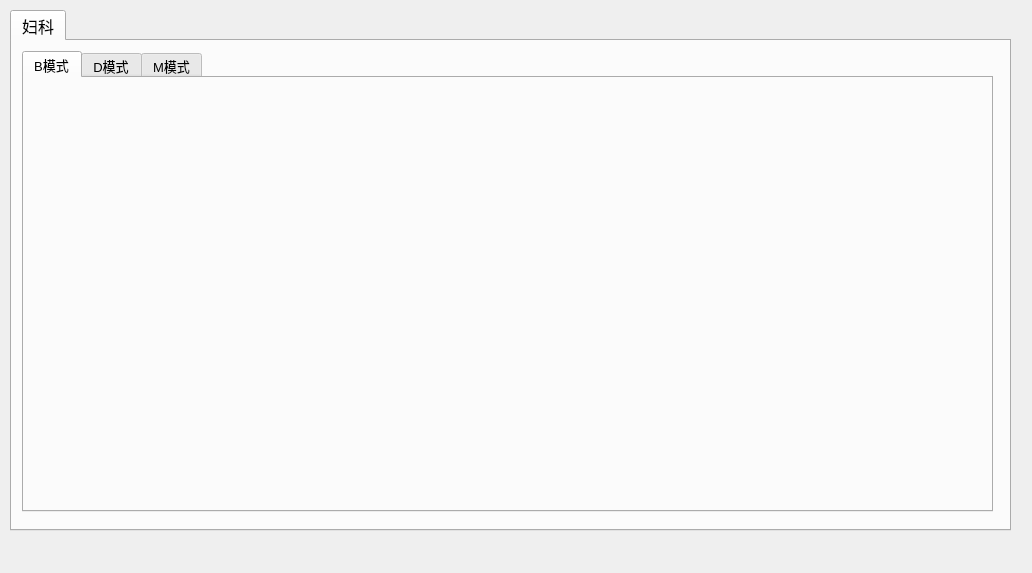
<?xml version="1.0" encoding="UTF-8"?>
<ui version="4.0">
 <class>Form</class>
 <widget class="QWidget" name="Form">
  <property name="geometry">
   <rect>
    <x>0</x>
    <y>0</y>
    <width>1032</width>
    <height>573</height>
   </rect>
  </property>
  <property name="windowTitle">
   <string>Form</string>
  </property>
  <widget class="QTabWidget" name="tabWidget">
   <property name="geometry">
    <rect>
     <x>10</x>
     <y>10</y>
     <width>1001</width>
     <height>521</height>
    </rect>
   </property>
   <property name="font">
    <font>
     <pointsize>12</pointsize>
    </font>
   </property>
   <property name="currentIndex">
    <number>0</number>
   </property>
   <widget class="QWidget" name="tab_gyn">
    <property name="font">
     <font>
      <pointsize>12</pointsize>
     </font>
    </property>
    <attribute name="title">
     <string>妇科</string>
    </attribute>
    <widget class="QTabWidget" name="tabWidget_2">
     <property name="geometry">
      <rect>
       <x>10</x>
       <y>10</y>
       <width>971</width>
       <height>461</height>
      </rect>
     </property>
     <property name="font">
      <font>
       <pointsize>10</pointsize>
      </font>
     </property>
     <property name="currentIndex">
      <number>0</number>
     </property>
     <widget class="QWidget" name="tab_ob_b">
      <attribute name="title">
       <string>B模式</string>
      </attribute>
     </widget>
     <widget class="QWidget" name="tab_ob_d">
      <attribute name="title">
       <string>D模式</string>
      </attribute>
     </widget>
     <widget class="QWidget" name="tab_ob_m">
      <attribute name="title">
       <string>M模式</string>
      </attribute>
     </widget>
    </widget>
   </widget>
  </widget>
 </widget>
 <resources/>
 <connections/>
</ui>
